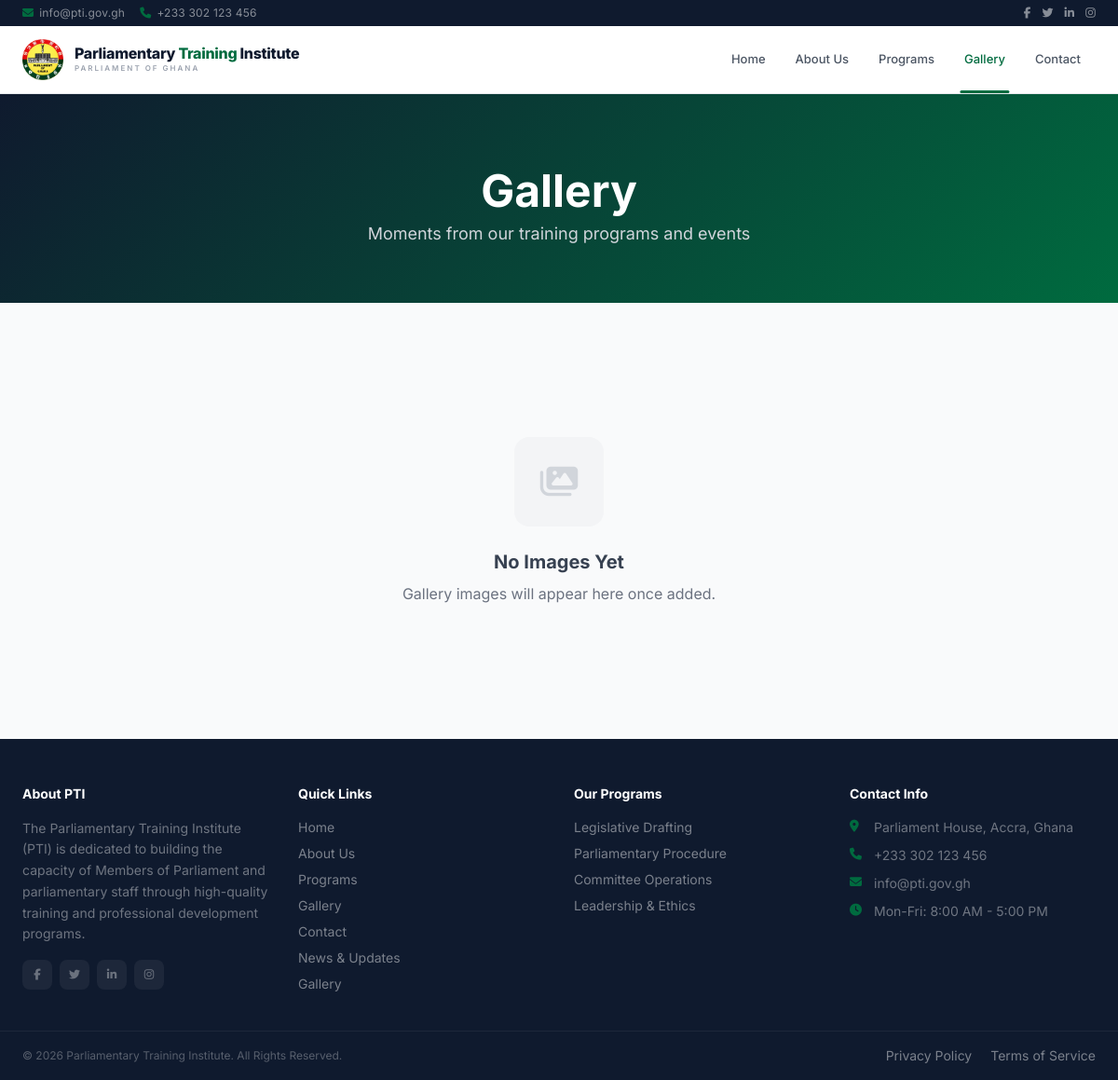
/gallery.php, run on the app's committed database.
### tables this page shows
CREATE TABLE IF NOT EXISTS settings (
    id INT AUTO_INCREMENT PRIMARY KEY,
    setting_key VARCHAR(100) NOT NULL UNIQUE,
    setting_value TEXT,
    created_at TIMESTAMP DEFAULT CURRENT_TIMESTAMP,
    updated_at TIMESTAMP DEFAULT CURRENT_TIMESTAMP ON UPDATE CURRENT_TIMESTAMP
);

CREATE TABLE IF NOT EXISTS menu_items (
    id INT AUTO_INCREMENT PRIMARY KEY,
    label VARCHAR(100) NOT NULL,
    link VARCHAR(255) NOT NULL DEFAULT '#',
    parent_id INT DEFAULT NULL,
    icon VARCHAR(50) DEFAULT NULL,
    target ENUM('_self','_blank') NOT NULL DEFAULT '_self',
    sort_order INT NOT NULL DEFAULT 0,
    status ENUM('active','inactive') NOT NULL DEFAULT 'active',
    created_at TIMESTAMP DEFAULT CURRENT_TIMESTAMP,
    updated_at TIMESTAMP DEFAULT CURRENT_TIMESTAMP ON UPDATE CURRENT_TIMESTAMP,
    FOREIGN KEY (parent_id) REFERENCES menu_items(id) ON DELETE SET NULL
);

CREATE TABLE IF NOT EXISTS pages (
    id INT AUTO_INCREMENT PRIMARY KEY,
    title VARCHAR(200) NOT NULL,
    slug VARCHAR(200) NOT NULL UNIQUE,
    content LONGTEXT,
    meta_description VARCHAR(300),
    featured_image VARCHAR(255),
    template ENUM('default','fullwidth','sidebar') NOT NULL DEFAULT 'default',
    status ENUM('published','draft') NOT NULL DEFAULT 'draft',
    created_by INT,
    created_at TIMESTAMP DEFAULT CURRENT_TIMESTAMP,
    updated_at TIMESTAMP DEFAULT CURRENT_TIMESTAMP ON UPDATE CURRENT_TIMESTAMP,
    FOREIGN KEY (created_by) REFERENCES users(id) ON DELETE SET NULL
);

CREATE TABLE IF NOT EXISTS programs (
    id INT AUTO_INCREMENT PRIMARY KEY,
    title VARCHAR(200) NOT NULL,
    slug VARCHAR(200) NOT NULL UNIQUE,
    description TEXT,
    content LONGTEXT,
    image VARCHAR(255),
    duration VARCHAR(100),
    fee DECIMAL(10,2) DEFAULT 0.00,
    category VARCHAR(100),
    status ENUM('active','inactive') NOT NULL DEFAULT 'active',
    featured TINYINT(1) DEFAULT 0,
    created_by INT,
    created_at TIMESTAMP DEFAULT CURRENT_TIMESTAMP,
    updated_at TIMESTAMP DEFAULT CURRENT_TIMESTAMP ON UPDATE CURRENT_TIMESTAMP,
    FOREIGN KEY (created_by) REFERENCES users(id) ON DELETE SET NULL
);

### config/database.php (called while the page is built, shortened)
<?php
try {
    $pdo = new PDO("mysql:host=" . DB_HOST . ";dbname=" . DB_NAME . ";charset=utf8mb4", DB_USER, DB_PASS);
    $pdo->setAttribute(PDO::ATTR_ERRMODE, PDO::ERRMODE_EXCEPTION);
    $pdo->setAttribute(PDO::ATTR_DEFAULT_FETCH_MODE, PDO::FETCH_ASSOC);
} catch (PDOException $e) {
    die("Database connection failed: " . $e->getMessage());
}
function getSetting($key) {
    global $pdo;
    $stmt = $pdo->prepare("SELECT setting_value FROM settings WHERE setting_key = ?");
    $stmt->execute([$key]);
    $row = $stmt->fetch();
    return $row ? $row['setting_value'] : null;
}

### gallery.php (the view, shortened to what this page needs)
<?php
require_once 'config/database.php';
$page = $pdo->prepare("SELECT * FROM pages WHERE slug = ? AND status = 'published'");
$page->execute(['gallery']);
$galleryPage = $page->fetch();
$images = $pdo->query("SELECT * FROM gallery ORDER BY sort_order ASC, created_at DESC");
$images = $images->fetchAll();
?>
<?php require 'includes/header.php'; ?>
<section class="page-banner">
    <div class="max-w-7xl mx-auto px-4 text-center">
        <h1 class="text-4xl md:text-5xl font-bold mb-2"><?= htmlspecialchars($galleryPage['title'] ?? 'Photo Gallery') ?></h1>
        <p class="text-gray-300 text-lg"><?= htmlspecialchars($galleryPage['meta_description'] ?? 'Moments from our training programs and events') ?></p>
    </div>
</section>
<section class="py-16">
    <div class="max-w-7xl mx-auto px-4">
        <?php if (empty($images)): ?>
        <div class="text-center py-20">
            <div class="w-24 h-24 bg-gray-100 rounded-2xl flex items-center justify-center mx-auto mb-6">
                <i class="fas fa-images text-4xl text-gray-300"></i>
            </div>
            <h3 class="text-xl font-bold text-gray-700 mb-2">No Images Yet</h3>
            <p class="text-gray-500">Gallery images will appear here once added.</p>
        </div>
        <?php endif; ?>
    </div>
</section>
<?php require 'includes/footer.php'; ?>

### includes/header.php (shortened to what this page needs)
<!DOCTYPE html>
<html lang="en">
<head>
    <script src="https://cdn.tailwindcss.com"></script>
    <link rel="stylesheet" href="https://cdnjs.cloudflare.com/ajax/libs/font-awesome/6.5.1/css/all.min.css">
</head>
<body>
<?php $currentPage = basename($_SERVER['SCRIPT_NAME']); ?>
<div class="top-bar">
    <div class="max-w-7xl mx-auto px-4 sm:px-6">
        <div class="flex items-center justify-between">
            <div class="flex items-center gap-4 text-xs">
                <a href="mailto:<?= getSetting('site_email') ?>" class="flex items-center gap-1.5"><i class="fas fa-envelope" style="color:var(--primary)"></i> <span class="contact-text"><?= getSetting('site_email') ?></span></a>
                <a href="tel:<?= getSetting('site_phone') ?>" class="flex items-center gap-1.5"><i class="fas fa-phone" style="color:var(--primary)"></i> <span class="contact-text"><?= getSetting('site_phone') ?></span></a>
            </div>
            <div class="flex items-center gap-3 text-xs">
                <a href="#" class="hover:text-white transition"><i class="fab fa-facebook-f"></i></a>
                <a href="#" class="hover:text-white transition"><i class="fab fa-twitter"></i></a>
                <a href="#" class="hover:text-white transition"><i class="fab fa-linkedin-in"></i></a>
                <a href="#" class="hover:text-white transition"><i class="fab fa-instagram"></i></a>
            </div>
        </div>
    </div>
</div>
<header class="main-header" id="mainHeader">
    <div class="max-w-7xl mx-auto px-4 sm:px-6">
        <div class="flex items-center justify-between">
            <a href="index.php" class="flex items-center gap-3 py-2.5">
                <div class="logo"><img src="assets/logos/logo.png" alt="PTI" onerror="this.style.display='none'"></div>
                <div>
                    <div class="logo-text">Parliamentary <span>Training</span> Institute</div>
                    <div class="logo-sub">Parliament of Ghana</div>
                </div>
            </a>
            <nav class="desktop-menu">
                <div class="main-nav flex items-center">
                    <?php
                    $stmt = $pdo->query("SELECT * FROM menu_items WHERE parent_id IS NULL AND status='active' ORDER BY sort_order");
                    while ($item = $stmt->fetch()):
                        $active = ($currentPage == $item['link']) ? 'active' : '';
                    ?>
                    <?php
                    $subs = $pdo->prepare("SELECT * FROM menu_items WHERE parent_id = ? AND status='active' ORDER BY sort_order");
                    $subs->execute([$item['id']]);
                    $hasChild = $subs->rowCount() > 0;
                    ?>
                    <div class="nav-item<?= $hasChild ? ' nav-has-child' : '' ?>">
                        <a href="<?= $item['link'] ?>" class="<?= $active ?>" target="<?= $item['target'] ?>"><?= $item['label'] ?></a>
                    </div>
                    <?php endwhile; ?>
                </div>
            </nav>
        </div>
    </div>
</header>

### includes/footer.php (shortened to what this page needs)
<footer class="footer pt-12 pb-0">
    <div class="max-w-7xl mx-auto px-4 sm:px-6">
        <div class="grid sm:grid-cols-2 lg:grid-cols-4 gap-8 pb-10">
            <div>
                <h5>About PTI</h5>
                <p class="text-sm leading-relaxed text-white/40 mb-4">The Parliamentary Training Institute (PTI) is dedicated to building the capacity of Members of Parliament and parliamentary staff through high-quality training and professional development programs.</p>
                <div class="flex gap-2">
                    <a href="#" class="social-link"><i class="fab fa-facebook-f"></i></a>
                    <a href="#" class="social-link"><i class="fab fa-twitter"></i></a>
                    <a href="#" class="social-link"><i class="fab fa-linkedin-in"></i></a>
                    <a href="#" class="social-link"><i class="fab fa-instagram"></i></a>
                </div>
            </div>
            <div>
                <h5>Quick Links</h5>
                <ul class="space-y-2 text-sm">
                    <?php $stmt = $pdo->query("SELECT * FROM menu_items WHERE parent_id IS NULL AND status='active' ORDER BY sort_order"); while ($item = $stmt->fetch()): ?>
                    <li><a href="<?= $item['link'] ?>" class="hover:pl-1"><?= $item['label'] ?></a></li>
                    <?php endwhile; ?>
                    <li><a href="news.php" class="hover:pl-1">News & Updates</a></li>
                    <li><a href="gallery.php" class="hover:pl-1">Gallery</a></li>
                </ul>
            </div>
            <div>
                <h5>Our Programs</h5>
                <ul class="space-y-2 text-sm">
                    <?php $progs = $pdo->query("SELECT * FROM programs WHERE status='active' LIMIT 5"); while ($p = $progs->fetch()): ?>
                    <li><a href="program-details.php?slug=<?= $p['slug'] ?>" class="hover:pl-1"><?= $p['title'] ?></a></li>
                    <?php endwhile; ?>
                </ul>
            </div>
            <div>
                <h5>Contact Info</h5>
                <div class="space-y-2.5 text-sm">
                    <div class="contact-item">
                        <i class="fas fa-map-marker-alt"></i>
                        <span class="text-white/40"><?= getSetting('site_address') ?></span>
                    </div>
                    <div class="contact-item">
                        <i class="fas fa-phone"></i>
                        <span class="text-white/40"><?= getSetting('site_phone') ?></span>
                    </div>
                    <div class="contact-item">
                        <i class="fas fa-envelope"></i>
                        <span class="text-white/40"><?= getSetting('site_email') ?></span>
                    </div>
                    <div class="contact-item">
                        <i class="fas fa-clock"></i>
                        <span class="text-white/40">Mon-Fri: 8:00 AM - 5:00 PM</span>
                    </div>
                </div>
            </div>
        </div>
    </div>
    <div class="footer-bottom">
        <div class="max-w-7xl mx-auto px-4 sm:px-6 flex flex-col sm:flex-row items-center justify-between gap-2">
            <div class="text-white/30"><?= getSetting('footer_text') ?></div>
            <div class="flex gap-5 text-sm">
                <a href="#" class="text-white/30 hover:text-white transition">Privacy Policy</a>
                <a href="#" class="text-white/30 hover:text-white transition">Terms of Service</a>
            </div>
        </div>
    </div>
</footer>
</body>
</html>

### includes/header.php (style rules this page uses)
:root { --primary: #006B3F; --primary-dark: #004F2E; --primary-light: #008C52; --secondary: #D4AF37; --secondary-light: #F5D76E; --dark: #0F1A2E; --light: #F0FFF4; --gold: #D4AF37; --gold-light: #F5D76E; --red-accent: #CE1126; --gray-50: #F9FAFB; --gray-100: #F3F4F6; --gray-200: #E5E7EB; --gray-300: #D1D5DB; --gray-400: #9CA3AF; --gray-500: #6B7280; --gray-600: #4B5563; --gray-700: #374151; --gray-800: #1F2937; }
* { font-family: 'Inter', -apple-system, BlinkMacSystemFont, sans-serif; }
html { scroll-behavior: smooth; }
body { background: var(--gray-50); color: var(--gray-800); -webkit-font-smoothing: antialiased; -moz-osx-font-smoothing: grayscale; }
.top-bar { background: var(--dark); color: rgba(255,255,255,0.65); font-size: 12px; padding: 6px 0; letter-spacing: 0.2px; }
.top-bar a { color: rgba(255,255,255,0.5); transition: color 0.2s; }
.top-bar .contact-text { display: inline; }
.main-header { background: #fff; border-bottom: 1px solid var(--gray-200); position: sticky; top: 0; z-index: 1000; transition: all 0.3s; }
.main-header .logo img { height: 44px; }
.main-header .logo-text { font-size: 16px; font-weight: 800; color: var(--dark); line-height: 1.2; letter-spacing: -0.3px; }
.main-header .logo-text span { color: var(--primary); }
.main-header .logo-sub { font-size: 8px; color: var(--gray-400); letter-spacing: 2px; text-transform: uppercase; font-weight: 600; }
.main-nav a { color: var(--gray-600); font-size: 13px; font-weight: 500; padding: 26px 16px; display: block; transition: all 0.2s; position: relative; }
.main-nav a:hover, .main-nav a.active { color: var(--primary); }
.main-nav a::after { content: ''; position: absolute; bottom: 0; left: 50%; transform: translateX(-50%); width: 0; height: 2.5px; background: var(--primary); border-radius: 2px; transition: width 0.25s; }
.main-nav a:hover::after, .main-nav a.active::after { width: 70%; }
.nav-item { position: relative; }
.footer { background: var(--dark); color: rgba(255,255,255,0.5); font-size: 13px; }
.footer h5 { color: #fff; font-size: 14px; font-weight: 700; margin-bottom: 16px; }
.footer a { color: rgba(255,255,255,0.45); transition: all 0.2s; }
.footer .social-link { width: 32px; height: 32px; background: rgba(255,255,255,0.06); border-radius: 8px; display: inline-flex; align-items: center; justify-content: center; font-size: 12px; color: rgba(255,255,255,0.35); transition: all 0.2s; }
.footer .contact-item { display: flex; align-items: flex-start; gap: 10px; margin-bottom: 10px; }
.footer .contact-item i { color: var(--primary); font-size: 13px; margin-top: 2px; width: 16px; }
.footer-bottom { border-top: 1px solid rgba(255,255,255,0.06); padding: 16px 0; font-size: 12px; }
.page-banner { background: linear-gradient(135deg, var(--dark) 0%, var(--primary) 100%); padding: 80px 0 60px; color: #fff; position: relative; overflow: hidden; }

### data on the page
settings: setting_value "info@pti.gov.gh"
settings: setting_value "+233 302 123 456"
menu_items: label "Home"
menu_items: label "About Us"
menu_items: label "Programs"
menu_items: label "Gallery"
menu_items: label "Contact"
pages: title "Gallery", meta_description "Moments from our training programs and events"
programs: title "Legislative Drafting"
programs: title "Parliamentary Procedure"
programs: title "Committee Operations"
programs: title "Leadership & Ethics"
settings: setting_value "Parliament House, Accra, Ghana"
settings: setting_value "© 2026 Parliamentary Training Institute. All Rights Reserved."
